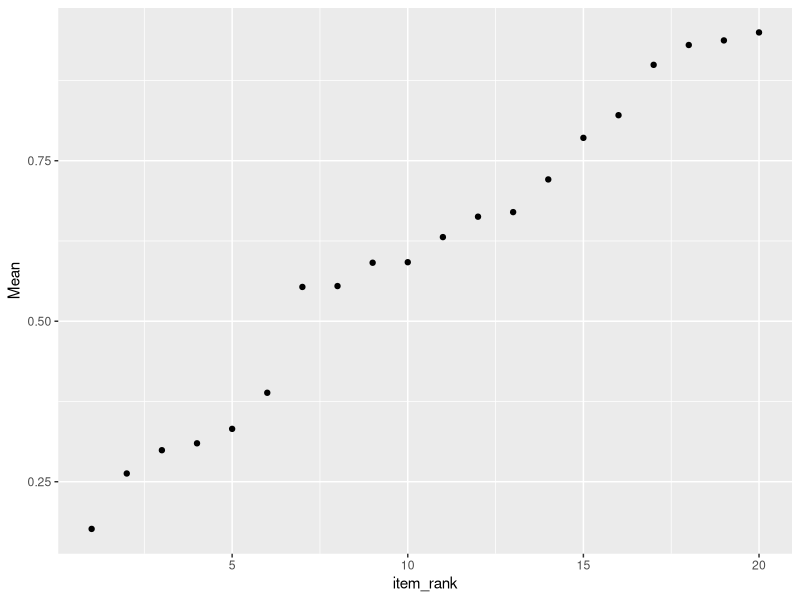
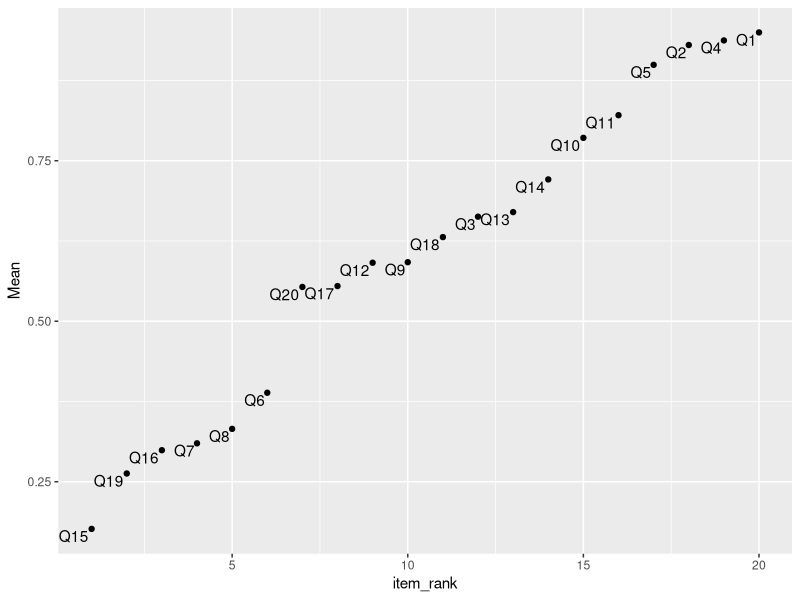

These charts were generated, in order, by the following R code:
## ---- chunk 1
#| label: setup
#| include: true
rm(list=ls())
library(tidyverse)
# load in the dataset
responses <- read_csv('data/responses.csv')
## ---- chunk 2
# select all the columns with _score as the suffix and store as a tibble
items <- responses %>% select(ends_with('_score'))

# pivot the items longer for analysis
items <- items %>% pivot_longer(cols=starts_with('Q'), names_to = 'item', values_to = 'score')

# create a summary table with item stats
item_stats <- items %>% 
  group_by(item) %>%
  summarise(across(everything(), 
  list(
    max = ~max(.x, na.rm = TRUE),
    n = ~sum(!is.na(.x)),
    mean = ~mean(.x, na.rm = TRUE),
    sd = ~sd(.x, na.rm = TRUE)))
)

item_stats <- item_stats %>% mutate(
    item_name = factor(item, levels=paste('Q',1:20, '_score',sep=''),labels = paste0('Q',1:20),ordered = TRUE)
)

item_stats <- item_stats %>% arrange(item_name) %>%
    select(
        item_name,
        score_max,
        score_n,
        score_mean,
        score_sd
    ) %>% rename(
        Item = item_name,
        Max = score_max,
        N = score_n,
        Mean = score_mean,
        SD = score_sd
    )

# display the summary table
knitr::kable(item_stats, digits=2)
## ---- chunk 3
item_stats <- item_stats %>% arrange(Mean) %>% mutate (item_rank = row_number())
# plot the item_stats by item difficulty in ascending order of difficulty
ggplot(item_stats, aes(x=item_rank, y=Mean)) +
    geom_point()

# label the items
ggplot(item_stats, aes(x=item_rank, y=Mean)) +
    geom_point() +
    geom_text(aes(x=item_rank,y=Mean,label=Item), hjust=1.1, vjust=1.1)


